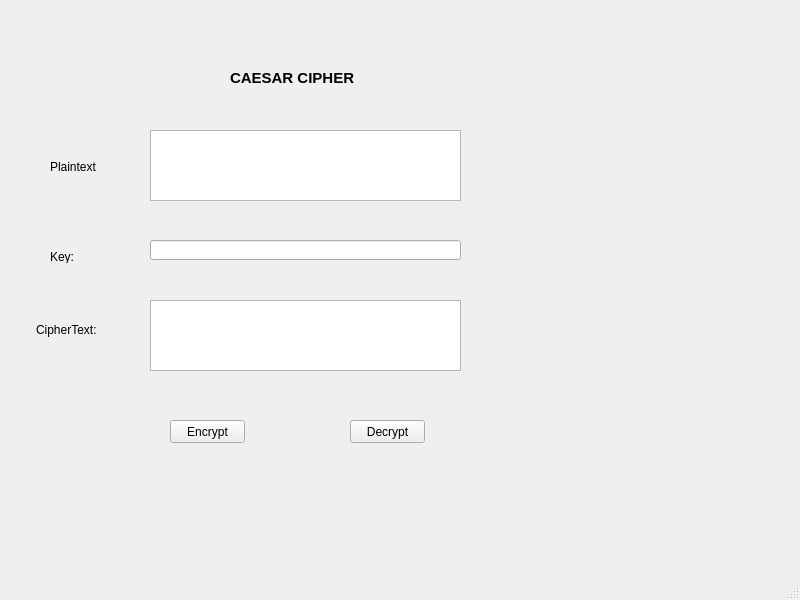
<?xml version="1.0" encoding="UTF-8"?>
<ui version="4.0">
 <class>MainWindow</class>
 <widget class="QMainWindow" name="MainWindow">
  <property name="geometry">
   <rect>
    <x>0</x>
    <y>0</y>
    <width>800</width>
    <height>600</height>
   </rect>
  </property>
  <property name="windowTitle">
   <string>MainWindow</string>
  </property>
  <widget class="QWidget" name="centralwidget">
   <widget class="QPushButton" name="btn_encrypt">
    <property name="geometry">
     <rect>
      <x>170</x>
      <y>420</y>
      <width>75</width>
      <height>23</height>
     </rect>
    </property>
    <property name="text">
     <string>Encrypt</string>
    </property>
   </widget>
   <widget class="QLabel" name="label">
    <property name="geometry">
     <rect>
      <x>50</x>
      <y>160</y>
      <width>47</width>
      <height>13</height>
     </rect>
    </property>
    <property name="text">
     <string>Plaintext</string>
    </property>
   </widget>
   <widget class="QPushButton" name="btn_decrypt">
    <property name="geometry">
     <rect>
      <x>350</x>
      <y>420</y>
      <width>75</width>
      <height>23</height>
     </rect>
    </property>
    <property name="text">
     <string>Decrypt</string>
    </property>
   </widget>
   <widget class="QLabel" name="label_2">
    <property name="geometry">
     <rect>
      <x>50</x>
      <y>250</y>
      <width>47</width>
      <height>13</height>
     </rect>
    </property>
    <property name="text">
     <string>Key:</string>
    </property>
   </widget>
   <widget class="QLabel" name="label_3">
    <property name="geometry">
     <rect>
      <x>36</x>
      <y>320</y>
      <width>71</width>
      <height>20</height>
     </rect>
    </property>
    <property name="text">
     <string>CipherText:</string>
    </property>
   </widget>
   <widget class="QLabel" name="label_4">
    <property name="geometry">
     <rect>
      <x>230</x>
      <y>70</y>
      <width>171</width>
      <height>16</height>
     </rect>
    </property>
    <property name="font">
     <font>
      <pointsize>11</pointsize>
      <weight>75</weight>
      <bold>true</bold>
     </font>
    </property>
    <property name="text">
     <string>CAESAR CIPHER</string>
    </property>
   </widget>
   <widget class="QLineEdit" name="txt_key">
    <property name="geometry">
     <rect>
      <x>150</x>
      <y>240</y>
      <width>311</width>
      <height>20</height>
     </rect>
    </property>
   </widget>
   <widget class="QTextEdit" name="txt_plaintext">
    <property name="geometry">
     <rect>
      <x>150</x>
      <y>130</y>
      <width>311</width>
      <height>71</height>
     </rect>
    </property>
   </widget>
   <widget class="QTextEdit" name="txt_ciphertext">
    <property name="geometry">
     <rect>
      <x>150</x>
      <y>300</y>
      <width>311</width>
      <height>71</height>
     </rect>
    </property>
   </widget>
  </widget>
  <widget class="QMenuBar" name="menubar">
   <property name="geometry">
    <rect>
     <x>0</x>
     <y>0</y>
     <width>800</width>
     <height>26</height>
    </rect>
   </property>
  </widget>
  <widget class="QStatusBar" name="statusbar"/>
 </widget>
 <resources/>
 <connections/>
</ui>
